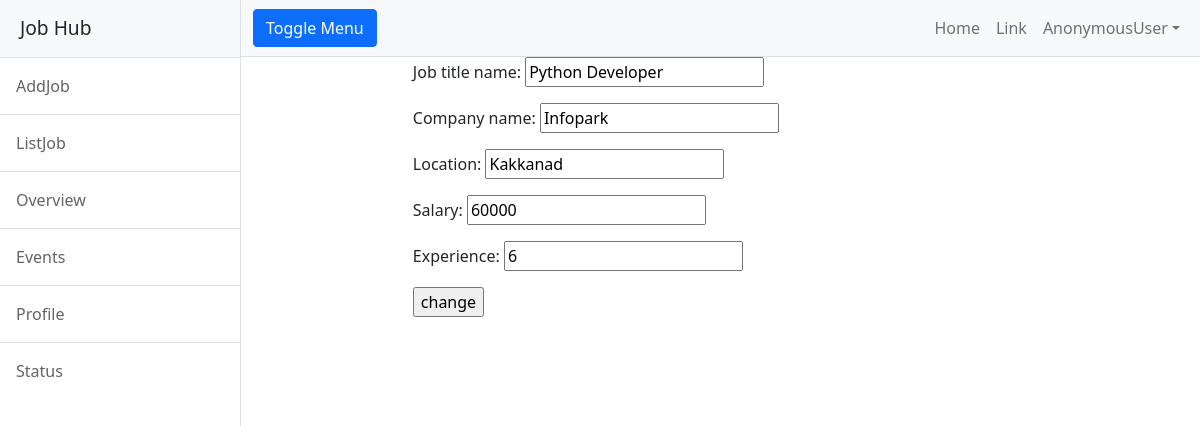
/employer/jobs/change/4, run on the app's committed database.
### employer/models.py (models this page shows, shortened)
class Jobs(models.Model):
    job_title_name=models.CharField(max_length=150)
    company_name=models.CharField(max_length=150)
    location=models.CharField(max_length=150)
    salary=models.PositiveIntegerField(null=True)
    experience=models.PositiveIntegerField(default=0)

### employer/views.py (the view)
# urls.py: path('jobs/change/<int:id>',views.JobEditView.as_view(),name="emp-editjob"),
class JobEditView(UpdateView):
    model = Jobs
    form_class = JobForm
    template_name = "emp-editjob.html"
    success_url = reverse_lazy("emp-alljobs")
    pk_url_kwarg = "id"

### employer/forms.py
class JobForm(forms.ModelForm):
    class Meta:
        model=Jobs
        fields="__all__"

### employer/templates/emp-editjob.html (shortened to what this page needs)
{%extends 'base.html'%}
{%block body_block%}
<div class="row">
    <div class="col-2"></div>
    <div class="col-8">
        <form action="" method="post">
        {{form.as_p}}
        <input type="submit" value="change">
        </form>
    </div>
    <div class="col-2"></div>
</div>
{%endblock%}

### data on the page
Jobs: job_title_name "Python Developer", company_name "Infopark", location "Kakkanad", salary "60000", experience "6"

### other printed values
{{ request.user }} "AnonymousUser"
